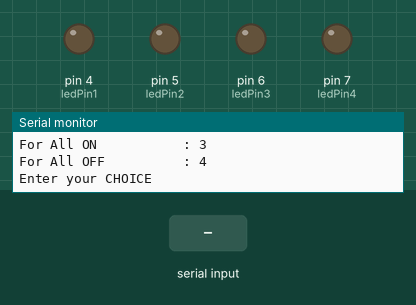
Simulated run of this sketch. Board: Arduino Uno, built with avr-gcc and run on an emulated ATmega328P. Parts: output pins drawn as LEDs (lit = HIGH), the last lines printed to the serial monitor. The inputs (shaded band) are chosen by the test bench.

Above: at 1.2 s.
1.3 s: "1\n" received over Serial
At 1.55 s:
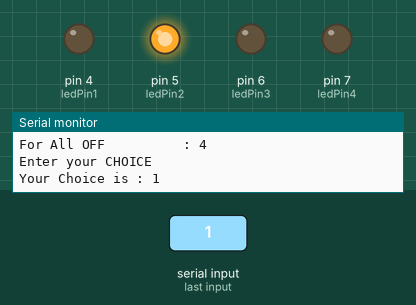
4.3 s: "3\n" received over Serial
At 5.1 s:
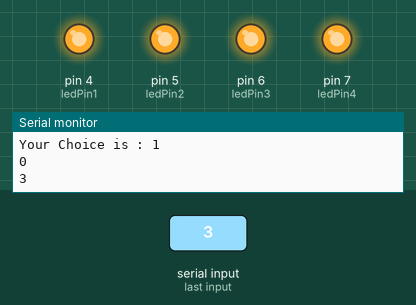
5.8 s: "2\n" received over Serial
At 6.0 s:
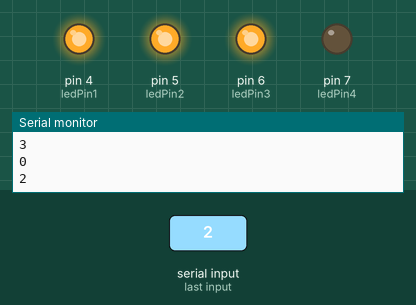
Timing chart, 0 to 8.8 s (numbered marks = the images above; inputs shaded):
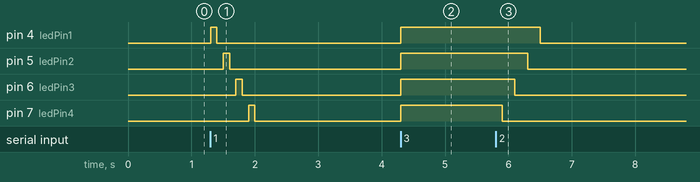

The sketch:

LED_SERIAL.ino
```cpp
int ledPin1=4;
int ledPin2=5;
int ledPin3=6;
int ledPin4=7;
int Choice;
int dt=100;

void setup()
{
  pinMode(ledPin1,OUTPUT);
  pinMode(ledPin2,OUTPUT);
  pinMode(ledPin3,OUTPUT);
  pinMode(ledPin4,OUTPUT);

  Serial.begin(9600);
}

void loop()
{
  Serial.println("For Right Transition : 1");
  Serial.println("For Left Transition  : 2");
  Serial.println("For All ON           : 3");
  Serial.println("For All OFF          : 4");
  Serial.println("Enter your CHOICE");

  while(Serial.available()==0)
  {

  }

  Choice=Serial.parseInt();

  Serial.print("Your Choice is : ");
  Serial.println(Choice);

  while(HIGH)
  {
    if(Choice==1)
    {
    digitalWrite(ledPin1,HIGH);
    delay(dt);
    digitalWrite(ledPin1,LOW);
    delay(dt);

    digitalWrite(ledPin2,HIGH);
    delay(dt);
    digitalWrite(ledPin2,LOW);
    delay(dt);

    digitalWrite(ledPin3,HIGH);
    delay(dt);
    digitalWrite(ledPin3,LOW);
    delay(dt);

    digitalWrite(ledPin4,HIGH);
    delay(dt);
    digitalWrite(ledPin4,LOW);
    delay(dt);
    }

    if(Choice==2)
  {
    digitalWrite(ledPin4,HIGH);
    delay(dt);
    digitalWrite(ledPin4,LOW);
    delay(dt);

    digitalWrite(ledPin3,HIGH);
    delay(dt);
    digitalWrite(ledPin3,LOW);
    delay(dt);

    digitalWrite(ledPin2,HIGH);
    delay(dt);
    digitalWrite(ledPin2,LOW);
    delay(dt);

    digitalWrite(ledPin1,HIGH);
    delay(dt);
    digitalWrite(ledPin1,LOW);
    delay(dt);
  }

    if(Choice==3)
  {
    digitalWrite(ledPin1,HIGH);
    digitalWrite(ledPin2,HIGH);
    digitalWrite(ledPin3,HIGH);
    digitalWrite(ledPin4,HIGH);
  }

      if(Choice==4)
  {
    digitalWrite(ledPin1,LOW);
    digitalWrite(ledPin2,LOW);
    digitalWrite(ledPin3,LOW);
    digitalWrite(ledPin4,LOW);
  }
  if(Serial.available()!=0)
  {
    Choice=Serial.parseInt();
    Serial.println(Choice);
  }


}
}
```

Measured:
- after the input at 1.3 s, pin 4 (ledPin1): LOW → HIGH at once, → LOW 0.10 s later; pin 5 (ledPin2): LOW → HIGH after 0.20 s, → LOW 0.10 s later; pin 6 (ledPin3): LOW → HIGH after 0.40 s, → LOW 0.10 s later; pin 7 (ledPin4): LOW → HIGH after 0.60 s, → LOW 0.10 s later
- after the input at 4.3 s, pin 4 (ledPin1), pin 5 (ledPin2), pin 6 (ledPin3), pin 7 (ledPin4): LOW → HIGH at once
- after the input at 5.8 s, pin 4 (ledPin1): HIGH → LOW after 0.70 s; pin 5 (ledPin2): HIGH → LOW after 0.50 s; pin 6 (ledPin3): HIGH → LOW after 0.30 s; pin 7 (ledPin4): HIGH → LOW after 0.10 s
